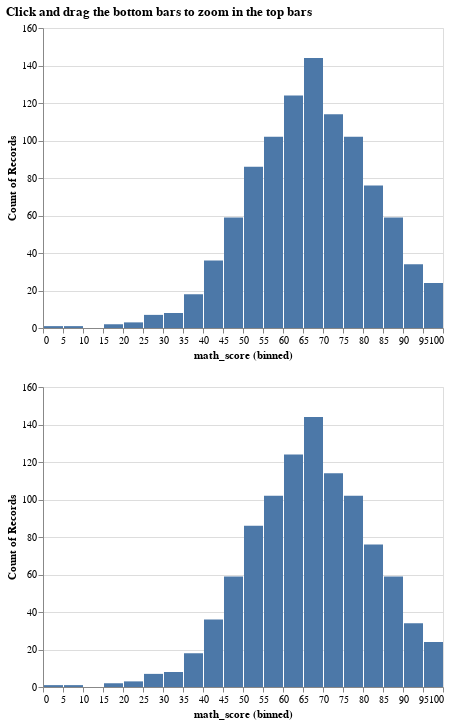

The notebook cell this image was saved under:
### Markdown cell above
## Bar charts

### Code cell
bars1 = (
    alt.Chart(df)
    .mark_bar()
    .encode(
        alt.X(
            "math_score:Q",
            bin=alt.Bin(maxbins=30, extent=brush),
            scale=alt.Scale(domain=brush),
        ),
        y="count(math_score):Q",
    )
)


bars2 = (
    alt.Chart(df)
    .mark_bar()
    .encode(
        alt.X("math_score:Q", bin=alt.Bin(maxbins=30)),
        y="count(math_score):Q",
    )
).add_selection(brush)

alt.vconcat(bars1, bars2).properties(
    title="Click and drag the bottom bars to zoom in the top bars"
)

### Figure 1 — Vega-Lite specification as saved in the notebook (floating-point values rounded to 4 significant figures; data arrays with more than 128 entries replaced by an {"elided": "..."} marker saying what was removed)
{"config": {"view": {"continuousWidth": 400, "continuousHeight": 300}}, "vconcat": [{"mark": "bar", "encoding": {"x": {"type": "quantitative", "bin": {"extent": {"selection": "selector003"}, "maxbins": 30}, "field": "math_score", "scale": {"domain": {"selection": "selector003"}}}, "y": {"type": "quantitative", "aggregate": "count", "field": "math_score"}}}, {"mark": "bar", "encoding": {"x": {"type": "quantitative", "bin": {"maxbins": 30}, "field": "math_score"}, "y": {"type": "quantitative", "aggregate": "count", "field": "math_score"}}, "selection": {"selector003": {"type": "interval"}}}], "data": {"name": "data-d6c730ac972d41e3e69fe2b27dc7cf70"}, "title": "Click and drag the bottom bars to zoom in the top bars", "$schema": "https://vega.github.io/schema/vega-lite/v4.8.1.json", "datasets": {"data-d6c730ac972d41e3e69fe2b27dc7cf70": {"elided": "1000 records"}}}
